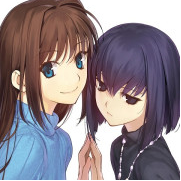
#> input picture small_projects/browser/waller.png, 181 x 181 px, given in place of the camera
$ python 05_03_get_face_images.py
#> lines starting #> are read from the running program, lines starting #| are printed output that depends on the picture
import cv2

"""从摄像机检测人脸，将检测到的人脸保存起来转为200x200的灰度图片
如果不设置保存多少张图片就会一直不断的保存下去
会有一些很模糊的图像
点击q键退出"""
def generate(face_num=float('inf')):
#> called with face_num = 100
    face_cascade = cv2.CascadeClassifier('cascades/haarcascade_frontalface_default.xml')
    # eye_cascade = cv2.CascadeClassifier('cascades/haarcascade_eye.xml')

    camera = cv2.VideoCapture(0)
    count = 0

    while True:
        # 捕获帧
        ret, frame = camera.read()
#> frame is the input picture: shape (181, 181, 3); mean B, G, R 137.9, 131, 142.1
        # 将捕获的帧转化为灰度图像
        gray = cv2.cvtColor(frame, cv2.COLOR_BGR2GRAY)
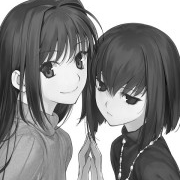
#> gray: shape (181, 181); min 6, max 255, mean 135.1
        # 检测人脸
        faces = face_cascade.detectMultiScale(gray, 1.3, 5)
#> faces = ()
        for (x, y, w, h) in faces:
            # 画出人脸的框
            img = cv2.rectangle(frame, (x, y), (x + w, y + h), (255, 0, 0), 2)
            f = cv2.resize(gray[y:y + h, x:x + w], (200, 200))
            # 将检测到的人脸保存起来
            cv2.imwrite('{}.pgm'.format(str(count)), f)
            count += 1
#> this loop made 0 passes
#> after the loop, count = 0
        cv2.imshow("camera", frame)
        if count > face_num:
            break
        if cv2.waitKey(1000//12) & 0xff ==ord("q"):
#> (key q is pressed here)
            break
    camera.release()
    cv2.destroyAllWindows()

if __name__ == '__main__':
    generate(100)
